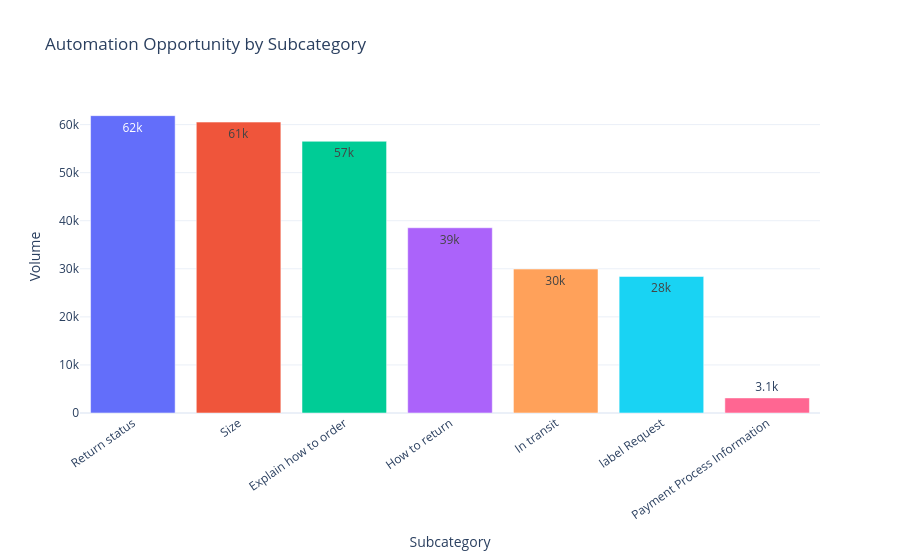

Here is the notebook cell this chart was saved with:
### Markdown cell above
Aquí respondemos a: 
```
¿Qué workflows son mejores candidatos para automatizar?
```

Debido a que estas categorías:
- **NO** requieren razonamiento complejo,
- **NO** son emocionalmente sensibles,
- **NO** requieren juicio humano avanzado.

Sino:
- información/data
- tracking
- lookup
- reglas definidas
- flujos/workflows

### Code cell
fig = px.bar(
    automation_summary,
    x="sub_category",
    y="volume",
    color="sub_category",
    title="Automation Opportunity by Subcategory",
    text_auto=".2s",
)

fig.update_layout(
    xaxis_title="Subcategory",
    yaxis_title="Volume",
    template="plotly_white",
    xaxis_tickangle=-35,
    showlegend=False,
)

fig.show()

### Figure 1 — Plotly figure (JSON) as saved in the notebook; plotly's stock layout.template omitted (floating-point values rounded to 4 significant figures)
{"data": [{"hovertemplate": "sub_category=%{x}<br>volume=%{y}<extra></extra>", "legendgroup": "Return status", "marker": {"color": "#636efa", "pattern": {"shape": ""}}, "name": "Return status", "orientation": "v", "showlegend": true, "textposition": "auto", "texttemplate": "%{y:.2s}", "type": "bar", "x": ["Return status"], "xaxis": "x", "y": [61857], "yaxis": "y"}, {"hovertemplate": "sub_category=%{x}<br>volume=%{y}<extra></extra>", "legendgroup": "Size", "marker": {"color": "#EF553B", "pattern": {"shape": ""}}, "name": "Size", "orientation": "v", "showlegend": true, "textposition": "auto", "texttemplate": "%{y:.2s}", "type": "bar", "x": ["Size"], "xaxis": "x", "y": [60517], "yaxis": "y"}, {"hovertemplate": "sub_category=%{x}<br>volume=%{y}<extra></extra>", "legendgroup": "Explain how to order", "marker": {"color": "#00cc96", "pattern": {"shape": ""}}, "name": "Explain how to order", "orientation": "v", "showlegend": true, "textposition": "auto", "texttemplate": "%{y:.2s}", "type": "bar", "x": ["Explain how to order"], "xaxis": "x", "y": [56523], "yaxis": "y"}, {"hovertemplate": "sub_category=%{x}<br>volume=%{y}<extra></extra>", "legendgroup": "How to return", "marker": {"color": "#ab63fa", "pattern": {"shape": ""}}, "name": "How to return", "orientation": "v", "showlegend": true, "textposition": "auto", "texttemplate": "%{y:.2s}", "type": "bar", "x": ["How to return"], "xaxis": "x", "y": [38538], "yaxis": "y"}, {"hovertemplate": "sub_category=%{x}<br>volume=%{y}<extra></extra>", "legendgroup": "In transit", "marker": {"color": "#FFA15A", "pattern": {"shape": ""}}, "name": "In transit", "orientation": "v", "showlegend": true, "textposition": "auto", "texttemplate": "%{y:.2s}", "type": "bar", "x": ["In transit"], "xaxis": "x", "y": [29947], "yaxis": "y"}, {"hovertemplate": "sub_category=%{x}<br>volume=%{y}<extra></extra>", "legendgroup": "label Request", "marker": {"color": "#19d3f3", "pattern": {"shape": ""}}, "name": "label Request", "orientation": "v", "showlegend": true, "textposition": "auto", "texttemplate": "%{y:.2s}", "type": "bar", "x": ["label Request"], "xaxis": "x", "y": [28405], "yaxis": "y"}, {"hovertemplate": "sub_category=%{x}<br>volume=%{y}<extra></extra>", "legendgroup": "Payment Process Information", "marker": {"color": "#FF6692", "pattern": {"shape": ""}}, "name": "Payment Process Information", "orientation": "v", "showlegend": true, "textposition": "auto", "texttemplate": "%{y:.2s}", "type": "bar", "x": ["Payment Process Information"], "xaxis": "x", "y": [3139], "yaxis": "y"}], "layout": {"barmode": "relative", "legend": {"title": {"text": "sub_category"}, "tracegroupgap": 0}, "showlegend": false, "title": {"text": "Automation Opportunity by Subcategory"}, "xaxis": {"anchor": "y", "categoryarray": ["Return status", "Size", "Explain how to order", "How to return", "In transit", "label Request", "Payment Process Information"], "categoryorder": "array", "domain": [0, 1], "tickangle": -35, "title": {"text": "Subcategory"}}, "yaxis": {"anchor": "x", "domain": [0, 1], "title": {"text": "Volume"}}}}
